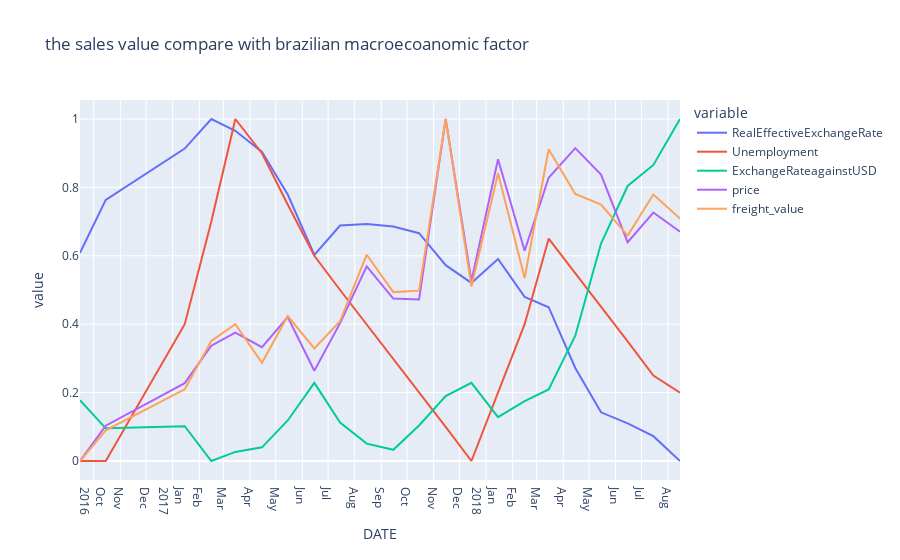

Write notebook code for a chart like this one.
### Code cell
fig = px.line(price_details, x="DATE",y= price_details.columns[2:],

              title='the sales value compare with brazilian macroecoanomic factor ')
fig.update_xaxes(
    dtick="M1",
    tickformat="%b\n%Y")
fig.show()

### Figure 1 — Plotly figure (JSON) as saved in the notebook; plotly's stock layout.template omitted (floating-point values rounded to 4 significant figures)
{"data": [{"hovertemplate": "variable=RealEffectiveExchangeRate<br>DATE=%{x}<br>value=%{y}<extra></extra>", "legendgroup": "RealEffectiveExchangeRate", "line": {"color": "#636efa", "dash": "solid"}, "marker": {"symbol": "circle"}, "mode": "lines", "name": "RealEffectiveExchangeRate", "orientation": "v", "showlegend": true, "type": "scatter", "x": ["2016-09-15T00:00:00", "2016-10-15T00:00:00", "2017-01-15T00:00:00", "2017-02-15T00:00:00", "2017-03-15T00:00:00", "2017-04-15T00:00:00", "2017-05-15T00:00:00", "2017-06-15T00:00:00", "2017-07-15T00:00:00", "2017-08-15T00:00:00", "2017-09-15T00:00:00", "2017-10-15T00:00:00", "2017-11-15T00:00:00", "2017-12-15T00:00:00", "2018-01-15T00:00:00", "2018-02-15T00:00:00", "2018-03-15T00:00:00", "2018-04-15T00:00:00", "2018-05-15T00:00:00", "2018-06-15T00:00:00", "2018-07-15T00:00:00", "2018-08-15T00:00:00"], "xaxis": "x", "y": [0.6089, 0.7635, 0.9134, 1, 0.9657, 0.9037, 0.7792, 0.6028, 0.6886, 0.6931, 0.6857, 0.6662, 0.5726, 0.5208, 0.5909, 0.48, 0.4497, 0.2719, 0.1424, 0.1102, 0.07259, 0], "yaxis": "y"}, {"hovertemplate": "variable=Unemployment<br>DATE=%{x}<br>value=%{y}<extra></extra>", "legendgroup": "Unemployment", "line": {"color": "#EF553B", "dash": "solid"}, "marker": {"symbol": "circle"}, "mode": "lines", "name": "Unemployment", "orientation": "v", "showlegend": true, "type": "scatter", "x": ["2016-09-15T00:00:00", "2016-10-15T00:00:00", "2017-01-15T00:00:00", "2017-02-15T00:00:00", "2017-03-15T00:00:00", "2017-04-15T00:00:00", "2017-05-15T00:00:00", "2017-06-15T00:00:00", "2017-07-15T00:00:00", "2017-08-15T00:00:00", "2017-09-15T00:00:00", "2017-10-15T00:00:00", "2017-11-15T00:00:00", "2017-12-15T00:00:00", "2018-01-15T00:00:00", "2018-02-15T00:00:00", "2018-03-15T00:00:00", "2018-04-15T00:00:00", "2018-05-15T00:00:00", "2018-06-15T00:00:00", "2018-07-15T00:00:00", "2018-08-15T00:00:00"], "xaxis": "x", "y": [0, 0, 0.4, 0.7, 1, 0.9, 0.75, 0.6, 0.5, 0.4, 0.3, 0.2, 0.1, 0, 0.2, 0.4, 0.65, 0.55, 0.45, 0.35, 0.25, 0.2], "yaxis": "y"}, {"hovertemplate": "variable=ExchangeRateagainstUSD<br>DATE=%{x}<br>value=%{y}<extra></extra>", "legendgroup": "ExchangeRateagainstUSD", "line": {"color": "#00cc96", "dash": "solid"}, "marker": {"symbol": "circle"}, "mode": "lines", "name": "ExchangeRateagainstUSD", "orientation": "v", "showlegend": true, "type": "scatter", "x": ["2016-09-15T00:00:00", "2016-10-15T00:00:00", "2017-01-15T00:00:00", "2017-02-15T00:00:00", "2017-03-15T00:00:00", "2017-04-15T00:00:00", "2017-05-15T00:00:00", "2017-06-15T00:00:00", "2017-07-15T00:00:00", "2017-08-15T00:00:00", "2017-09-15T00:00:00", "2017-10-15T00:00:00", "2017-11-15T00:00:00", "2017-12-15T00:00:00", "2018-01-15T00:00:00", "2018-02-15T00:00:00", "2018-03-15T00:00:00", "2018-04-15T00:00:00", "2018-05-15T00:00:00", "2018-06-15T00:00:00", "2018-07-15T00:00:00", "2018-08-15T00:00:00"], "xaxis": "x", "y": [0.1778, 0.09553, 0.1016, 0, 0.0266, 0.0399, 0.1185, 0.2285, 0.1125, 0.05079, 0.03265, 0.104, 0.1898, 0.2285, 0.1282, 0.1753, 0.2092, 0.3664, 0.636, 0.8041, 0.8658, 1.0], "yaxis": "y"}, {"hovertemplate": "variable=price<br>DATE=%{x}<br>value=%{y}<extra></extra>", "legendgroup": "price", "line": {"color": "#ab63fa", "dash": "solid"}, "marker": {"symbol": "circle"}, "mode": "lines", "name": "price", "orientation": "v", "showlegend": true, "type": "scatter", "x": ["2016-09-15T00:00:00", "2016-10-15T00:00:00", "2017-01-15T00:00:00", "2017-02-15T00:00:00", "2017-03-15T00:00:00", "2017-04-15T00:00:00", "2017-05-15T00:00:00", "2017-06-15T00:00:00", "2017-07-15T00:00:00", "2017-08-15T00:00:00", "2017-09-15T00:00:00", "2017-10-15T00:00:00", "2017-11-15T00:00:00", "2017-12-15T00:00:00", "2018-01-15T00:00:00", "2018-02-15T00:00:00", "2018-03-15T00:00:00", "2018-04-15T00:00:00", "2018-05-15T00:00:00", "2018-06-15T00:00:00", "2018-07-15T00:00:00", "2018-08-15T00:00:00"], "xaxis": "x", "y": [0, 0.1033, 0.2275, 0.3371, 0.3754, 0.3326, 0.421, 0.264, 0.4032, 0.5692, 0.475, 0.4722, 1, 0.5266, 0.8823, 0.6149, 0.8281, 0.9148, 0.8375, 0.6396, 0.7267, 0.6706], "yaxis": "y"}, {"hovertemplate": "variable=freight_value<br>DATE=%{x}<br>value=%{y}<extra></extra>", "legendgroup": "freight_value", "line": {"color": "#FFA15A", "dash": "solid"}, "marker": {"symbol": "circle"}, "mode": "lines", "name": "freight_value", "orientation": "v", "showlegend": true, "type": "scatter", "x": ["2016-09-15T00:00:00", "2016-10-15T00:00:00", "2017-01-15T00:00:00", "2017-02-15T00:00:00", "2017-03-15T00:00:00", "2017-04-15T00:00:00", "2017-05-15T00:00:00", "2017-06-15T00:00:00", "2017-07-15T00:00:00", "2017-08-15T00:00:00", "2017-09-15T00:00:00", "2017-10-15T00:00:00", "2017-11-15T00:00:00", "2017-12-15T00:00:00", "2018-01-15T00:00:00", "2018-02-15T00:00:00", "2018-03-15T00:00:00", "2018-04-15T00:00:00", "2018-05-15T00:00:00", "2018-06-15T00:00:00", "2018-07-15T00:00:00", "2018-08-15T00:00:00"], "xaxis": "x", "y": [0, 0.08944, 0.2097, 0.3511, 0.4003, 0.287, 0.4237, 0.3291, 0.4089, 0.6032, 0.4938, 0.4982, 1, 0.5103, 0.8414, 0.5351, 0.9115, 0.7809, 0.7495, 0.659, 0.7794, 0.7089], "yaxis": "y"}], "layout": {"legend": {"title": {"text": "variable"}, "tracegroupgap": 0}, "title": {"text": "the sales value compare with brazilian macroecoanomic factor "}, "xaxis": {"anchor": "y", "domain": [0, 1], "dtick": "M1", "tickformat": "%b\n%Y", "title": {"text": "DATE"}}, "yaxis": {"anchor": "x", "domain": [0, 1], "title": {"text": "value"}}}}
